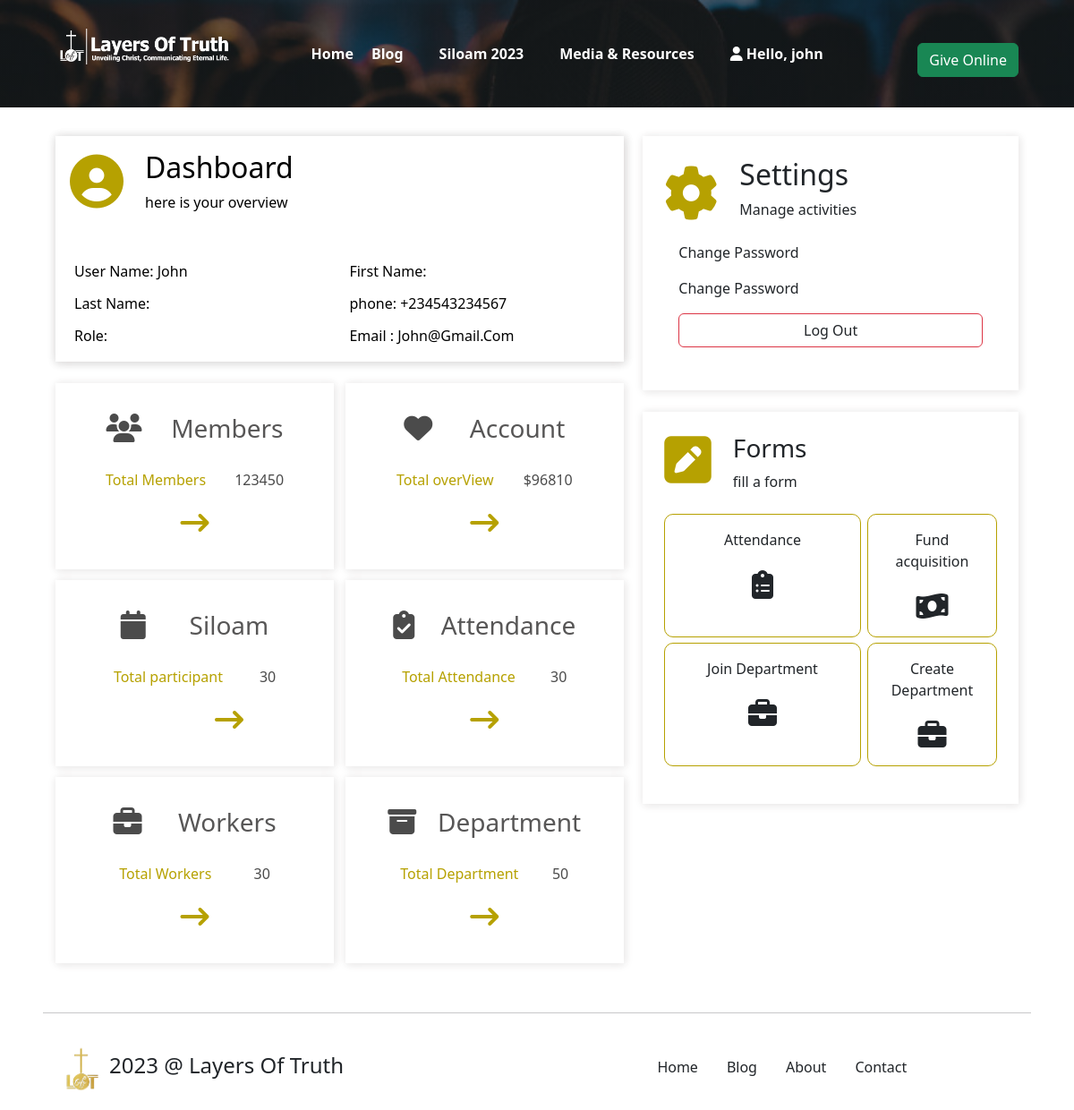
/account/profile/ (signed in), run on the app's committed database.
### user/models.py (models this page shows, shortened)
class User(AbstractBaseUser, PermissionsMixin):
    username_validator = UnicodeUsernameValidator()
    username = models.CharField(
        verbose_name='username',
        max_length=150,
        unique=True,
        help_text='Required. 150 characters or fewer. Letters, digits and @/./+/-/_ only.',
        validators=[username_validator],
        error_messages={
            'unique': "A user with that username already exists.",
        },
    )
    first_name = models.CharField(verbose_name='first name', max_length=150, blank=True)
    last_name = models.CharField(verbose_name='last name', max_length=150, blank=True)
    phone_regex = RegexValidator(regex=r'^\+\d{8,15}$', message="Phone number must be entered in the format: '+999999999'. Up to 15 digits allowed.")
    phone = models.CharField(
        validators=[phone_regex],
        max_length=16,
        unique=True,
        help_text="Phone number must be entered in the format: '+999999999'.",
        error_messages={
            'unique': "This Phone has been used already",
        },
        ) # validators should be a list
    email = models.EmailField(verbose_name='email address', unique=True,
        error_messages={
            'unique': "This email has been used already",
        },
    )
    gender = models.CharField(max_length= 20, choices=GENDER_CATEGORY)
    role = models.CharField(max_length= 20, choices=ROLE_CATEGORY)
    is_staff = models.BooleanField(default=False)
    is_active = models.BooleanField(default=True)
    date_joined = models.DateTimeField(default=timezone.now)
    update_fields = models.DateTimeField(auto_now=True)
    EMAIL_FIELD = 'email'
    USERNAME_FIELD = 'username'
    REQUIRED_FIELDS = ['phone','email']
    objects = UserManager()

### user/views.py (the view)
# urls.py: path("profile/", profile, name="profile"),
@login_required
def profile(request):
    return render(request, 'account/profile.html')

### template/account/profile.html (shortened to what this page needs)
{% extends "base.html" %} {% load static %} {% block main %}
<link rel="stylesheet" href="https://cdnjs.cloudflare.com/ajax/libs/font-awesome/6.2.1/css/fontawesome.min.css"
/>
<link rel="stylesheet" href="https://cdnjs.cloudflare.com/ajax/libs/font-awesome/6.2.1/css/brands.min.css"
/>
<link rel="stylesheet" href="https://cdnjs.cloudflare.com/ajax/libs/font-awesome/6.2.1/css/all.min.css"
/>
<link rel="stylesheet" href="https://cdnjs.cloudflare.com/ajax/libs/font-awesome/6.2.1/css/regular.min.css"
/>
<link rel="stylesheet" href="https://cdnjs.cloudflare.com/ajax/libs/font-awesome/6.2.1/css/solid.min.css"
/>
<link rel="stylesheet" href="{% static 'user/profile.css' %}">
<div class="container">
    <div class="d-block">
        <div class="containDashBoard">
            <div class="profileDashBoard">
                <div class="d-flex">
                    <div>
                        <i class="fa fa-user-circle" aria-hidden="true"></i>
                    </div>
                    <div>
                        <h2> {{user.role |title}} Dashboard </h2>
                        <p>here is your overview</p>
                    </div>
                </div>
                <br>
                <div class="containMenu">
                    <div>
                        User Name: {{user.username | title}}
                    </div>
                    <div>
                        First Name: {{user.first_name | title}}
                    </div>
                    <div>
                        Last Name: {{user.first_name | title}}
                    </div>
                    <div>
                        phone: {{user.phone | title}}
                    </div>
                    <div>
                        Role:{{user.role | title}}
                    </div>
                    <div>
                        Email : {{user.email | title}}
                    </div>
                </div>
            </div>
        </div>
        <div class="containMenu">
            <div class="menus">
                <div>
                    <i class="fa fa-users" aria-hidden="true"></i>
                    <h3>Members</h3>
                </div>
                <div>
                    <p class="styletextCard">Total Members</p>
                    <p> 123450</p>
                </div>
                <div>
                    <p><i class="fa fa-long-arrow-right" aria-hidden="true"></i>
                    </p>
                </div>
            </div>
            <div class="menus">
                <div>
                    <i class="fa fa-heart" aria-hidden="true"></i>
                    <h3>Account</h3>
                </div>
                <div>
                    <p class="styletextCard">Total overView</p>
                    <p>$96810</p>
                </div>
                <div>
                    <p><i class="fa fa-long-arrow-right" aria-hidden="true"></i>
                    </p>
                </div>
            </div>
            <div class="menus">
                <a href="{% url 'siloam-dashboard' %}">
                    <div>
                        <i class="fa fa-calendar" aria-hidden="true"></i>
                        <h3>Siloam</h3>
                    </div>
                    <div>
                        <p class="styletextCard">Total participant</p>
                        <p> 30</p>
                    </div>
                    <div>
                        <p>
                            <a href="{% url 'siloam-dashboard' %}"><i class="fa fa-long-arrow-right" aria-hidden="true"></i></a>
                        </p>
                    </div>
                </a>
            </div>
            <div class="menus">
                <div>
                    <i class="fa fa-clipboard-check" aria-hidden="true"></i>
                    <h3>Attendance</h3>
                </div>
                <div>
                    <p class="styletextCard">Total Attendance</p>
                    <p> 30</p>
                </div>
                <div>
                    <p><i class="fa fa-long-arrow-right" aria-hidden="true"></i>
                    </p>
                </div>
            </div>
            <div class="menus">
                <div>
                    <i class="fa fa-briefcase" aria-hidden="true"></i>
                    <h3>Workers</h3>
                </div>
                <div>
                    <p class="styletextCard">Total Workers</p>
                    <p> 30</p>
                </div>
                <div>
                    <p><i class="fa fa-long-arrow-right" aria-hidden="true"></i>
                    </p>
                </div>
            </div>
            <div class="menus">
                <div>
                    <i class="fa fa-archive" aria-hidden="true"></i>
                    <h3>Department</h3>
                </div>
                <div>
                    <p class="styletextCard">Total Department</p>
                    <p>50</p>
                </div>
                <div>
                    <p>
                        <i class="fa fa-long-arrow-right" aria-hidden="true"></i>
                    </p>
                </div>
            </div>
        </div>
    </div>
    <div class="sideOptions">
        <div class="settings">
            <div class="d-flex">
                <div class="settingsBar1">
                    <i class="fa fa-cog  cog2" aria-hidden="true"></i>
                </div>
                <div class="SettingsMenu">
                    <h2>Settings</h2>
                    <p>Manage activities </p>
                </div>
            </div>
            <ul class="list-group p-3">
                <li class="list-group my-2 text-dark">Change Password</li>
                <li class="list-group my-2 text-dark">Change Password</li>
                <li class="list-group my-2 text-dark">
                    <a href="{% url 'logout' %}" class="btn btn-outline-danger">Log Out</a>
                </li>
            </ul>
        </div>
        <div class="forms">
            <div class="d-flex ">
                <div class="settingsBar1">
                    <i class="fa fa-pen-square" aria-hidden="true"></i>
                </div>
                <div>
                    <h3>Forms</h3>
                    <p>fill a form</p>
                </div>
            </div>
            <div class="menusSide py-4">
                <div>
                    <p>Attendance </p>
                    <i class="fa fa-clipboard-list" aria-hidden="true"></i> </div>
                <div>
                    <p>Fund acquisition</p>
                    <i class=" fa fa-money-bill-wave "></i>
                </div>
                <div>
                    <p>Join Department </p>
                    <i class="fa fa-briefcase" aria-hidden="true"></i></div>
                <div>
                    <p> Create Department </p>
                    <i class="fa fa-briefcase" aria-hidden="true"></i></div>
            </div>
        </div>
    </div>
</div>
{% endblock main %}

### template/base.html (shortened to what this page needs)
{% load static %}
<!DOCTYPE html>
<html lang="en">
<head>
    <link rel="stylesheet" href="{% static 'home/assets/css/style.css' %}">
    <link rel="stylesheet" href="{% static 'home/assets/css/carousel.css'%}">
    <link href="https://cdn.jsdelivr.net/npm/bootstrap@5.3.0-alpha1/dist/css/bootstrap.min.css" rel="stylesheet">
    <link rel="stylesheet" href="https://cdnjs.cloudflare.com/ajax/libs/font-awesome/6.3.0/css/all.min.css"
    />
</head>
<body>
    <header>
        <nav class="d-flex container">
            <div class="nav-header">
                <div class="main_logo"></div>
            </div>
            <div class="nav-items d-flex">
                <ul class="list-group-horizontal d-flex p-3 m-0">
                    <li class="list-group-item">
                        <a href="/">Home</a>
                    </li>
                    <li class="list-group-item">
                        <a href="#">Blog</a>
                    </li>
                    <li class="list-group-item">
                        <a href="{% url 'siloam' %}">Siloam 2023</a>
                    </li>
                    <li class="list-group-item">
                        <a href="#M_R">Media & Resources</a>
                    </li>
                    <li class="list-group-item">
                        {% if user.is_authenticated %}
                        <a href="{% url 'profile' %}"> <i class="fas fa-user"></i> Hello, {{user.username}}</a>
                        {% else %}
                        <a href="{% url 'register' %}">Sign In | Sign Up</a> {% endif %}
                    </li>
                </ul>
            </div>
            <div class="mt-3 menu">
                <a class="btn btn-success " href="# ">Give Online</a>
            </div>
        </nav>
    </header>
    <main>{% block main %} {% endblock main %}</main>
    <hr class="mx-5 mt-5 ">
    <footer class=" container py-3 ">
        <div class="d-flex text-center d-flex ">
            <div class="footer_logo "></div>
            <h4>2023 @ Layers Of Truth</h4>
        </div>
        <div class=" d-flex ">
            <a href="/" class="m-3">Home</a>
            <a href="#" class="m-3">Blog</a>
            <a href="#" class="m-3">About</a>
            <a href="#" class="m-3">Contact</a>
        </div>
    </footer>
</body>
</html>
</html>

### siloam/static/home/assets/css/style.css (style rules this page uses)
* { padding: 0; margin: 0; box-sizing: border-box; scroll-behavior: smooth; }
a { color: inherit !important; text-decoration: none !important; }
:root { --main-font: 'Segoe UI', Tahoma, Geneva, Verdana, sans-serif; }
html, body { background-color: #e9e6e6; font-family: var(--main-font); }
nav { justify-content: space-between; font-weight: bold !important; padding: 2rem; }
header { color: #fff !important; background: linear-gradient(180deg, rgba(24, 23, 24, 0.606) 100%, #ffffff8d 00%), url('../imgs/viddb.jpg'); background-position: center; background-size: cover; background-repeat: no-repeat; height: 100%; }
.nav-header { margin: 0; }
.main_logo { height: 40px; width: 200px; background-image: url('../imgs/LOT LOGO LQYER.png'); background-size: cover; background-position: center; }
.list-group-item { background: none !important; color: #fff !important; align-self: center; border: none !important; }
footer .footer_logo { background: url('../imgs/LOT\ 3D\ GOLD.png'); height: 60px; width: 60px; background-position: center; background-size: cover; }
footer h4 { align-self: center; }
footer { justify-content: space-between; }
@media screen and (min-width: 860px) { footer { display: flex; } }
.list-group-horizontal>.list-group-item+.list-group-item { padding: 0 10px; margin: 0 10px; }

### siloam/static/user/profile.css (style rules this page uses)
* { padding: 0; margin: 0; box-sizing: border-box; }
.profileDashBoard .d-flex div { align-self: center !important; }
p { margin: 0 !important; }
.containDashBoard { box-shadow: 1px 1px 10px rgb(222, 221, 221), 1px 1px 10px rgb(222, 221, 221); background-color: rgb(255, 255, 255); color: black; font-family: 'Segoe UI', Tahoma, Geneva, Verdana, sans-serif; padding: 1rem; }
.containMenu div { padding: 5px; }
.containDashBoard h2 { color: black; }
.menus { font-family: 'Segoe UI', Tahoma, Geneva, Verdana, sans-serif; color: rgb(75, 75, 75); width: 100%; padding: 1.5rem !important; box-shadow: 1px 1px 10px rgb(231, 229, 229), 1px 1px 10px rgb(247, 247, 247); }
@media screen and (min-width:860px) { .menus div { padding: 10px 0; display: flex; justify-content: space-evenly; } }
@media screen and (min-width:860px) { .menus div i { font-size: 2rem; } }
.menus h3 { color: rgb(87, 86, 86); }
.containMenu { display: grid; grid-template-columns: 49% 49%; grid-gap: 2%; margin-top: 1.5rem; }
.container { display: grid; grid-template-columns: 59% 39%; grid-gap: 2%; padding: 2rem; }
.settings { padding: 1.5rem; margin: top 1.5em; ; box-shadow: 1px 1px 10px rgb(231, 229, 229), 1px 1px 10px rgb(247, 247, 247); }
.forms { font-family: 'Segoe UI', Tahoma, Geneva, Verdana, sans-serif; padding: 1.5rem; margin-top: 1.5rem; box-shadow: 1px 1px 10px rgb(231, 229, 229), 1px 1px 10px rgb(247, 247, 247); }
.menusSide { display: grid; grid-template-columns: 59% 39%; grid-gap: 2%; }
.menusSide i { margin-top: 22px; }
.menusSide div { text-align: center; padding: 1rem; border: 1px solid rgb(182, 161, 1); border-radius: 10px; }
.menusSide p { font-family: 'Segoe UI', Tahoma, Geneva, Verdana, sans-serif; }
.fa-long-arrow-right { color: rgb(182, 161, 1); }
.styletextCard { color: rgb(182, 161, 1); }
.SettingsMenu { font-family: 'Segoe UI', Tahoma, Geneva, Verdana, sans-serif; }
.cog2 { color: rgb(207, 176, 5); margin-top: 10px; margin-right: 9px; }
.settingsBar1 { text-align: end; margin-right: 30; }
.d-flex>div>.fa { font-size: 60px; color: rgb(182, 161, 1); margin-right: 1.5rem; }
.menusSide i { font-size: 2rem; }

### template/base.html (style rules this page uses)
body { overflow-x: hidden; }

### data on the page
User: username "john", username "John", phone "+234543234567", email "John@Gmail.Com"
